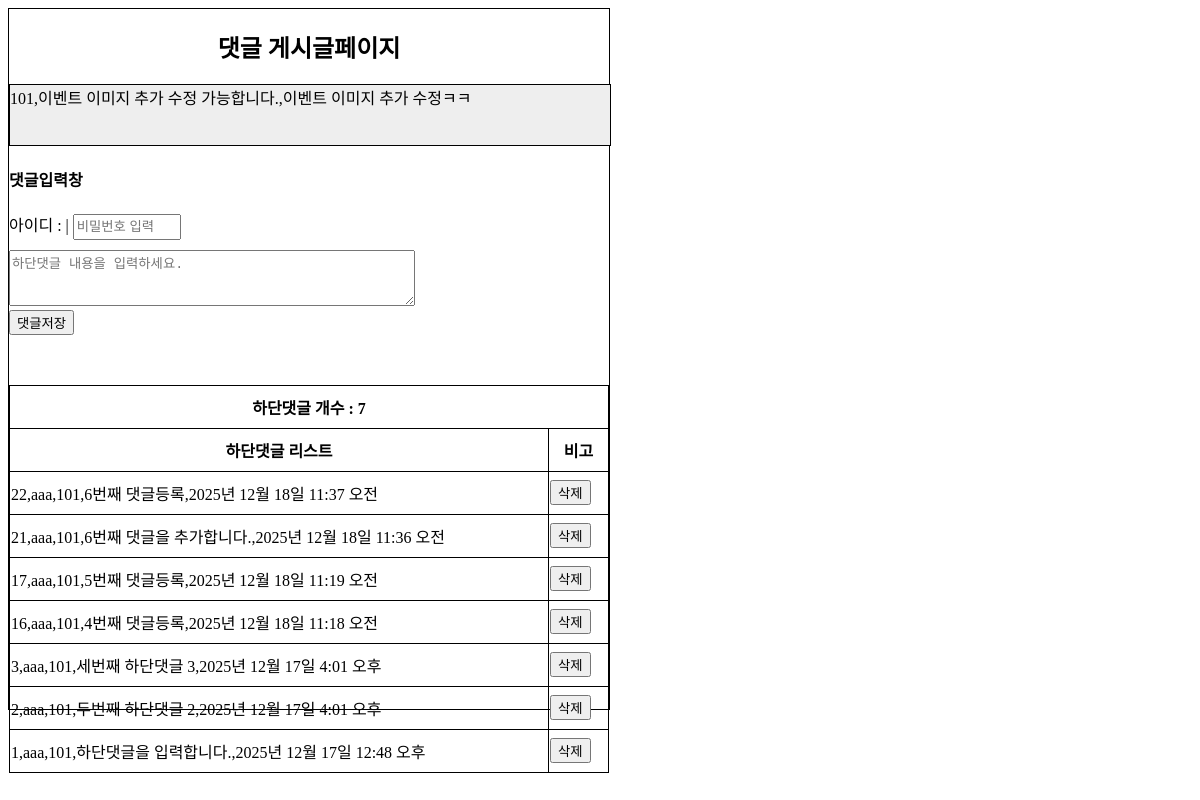
The app's page /board/view2/101/ with its own data.
### board/models.py (models this page shows, shortened)
class Board(models.Model):
    bno = models.AutoField(primary_key=True)
    btitle = models.CharField(max_length=1000)
    bcontent = models.TextField()
    member = models.ForeignKey(Member,on_delete=models.SET_NULL,null=True)
    bgroup = models.IntegerField(default=0)
    bstep = models.IntegerField(default=0)
    bindent = models.IntegerField(default=0)
    bhit = models.IntegerField(default=0) #조회수
    bfile = models.FileField(default='',null=True)
    bdate = models.DateTimeField(auto_now=True)

### comment/models.py (models this page shows, shortened)
class Comment(models.Model):
    cno = models.AutoField(primary_key=True)
    board = models.ForeignKey(Board,on_delete=models.CASCADE)
    member = models.ForeignKey(Member,on_delete=models.SET_NULL,null=True,blank=True)
    cpw = models.CharField(max_length=10,null=True,blank=True)
    ccontent = models.TextField(blank=True)
    cdate = models.DateTimeField(auto_now=True)

### member/models.py (models this page shows, shortened)
class Member(models.Model):
    id = models.CharField(max_length=50,primary_key=True)
    pw = models.CharField(max_length=100)
    name = models.CharField(max_length=50)
    phone = models.CharField(max_length=13,default='010-0000-0000')
    gender = models.CharField(max_length=10,default='남자')
    hobby = models.CharField(max_length=100,default='게임')
    mdate = models.DateTimeField(auto_now=True)

### board/views.py (the view)
# urls.py: path('view2/<int:bno>/', views.view2, name='view2'),
def view2(request,bno):
    print("bno : ",bno)
    qs = Board.objects.filter(bno=bno)
    c_qs = Comment.objects.filter(board=qs[0]).order_by('-cno')
    context = {'board':qs[0],'clist':c_qs}
    return render(request,'board/view2.html',context)

### board/templates/board/view2.html (shortened to what this page needs)
<!DOCTYPE html>
<html lang="en">
<head>
</head>
<body>
    <h2>댓글 게시글페이지</h2>
    <section>{{board.bno}},{{board.btitle}},{{board.bcontent}}</section>
    <h4>댓글입력창</h4>
    <form>
        <label>아이디 : {{request.session.session_id}} | </label>
        <input type='text' id='cpw' name='cpw' placeholder='비밀번호 입력'><br>
        <textarea id='ccontent' name='ccontent' placeholder='하단댓글 내용을 입력하세요.'></textarea><br>
        <input type='button' id='writeBtn' value='댓글저장'><br>
    </form>
    <table>
        <colgroup>
          <col width='90%'>
          <col width='10%'>
        </colgroup>
        <tr>
            <th colspan='2'>하단댓글 개수 : <span id='cnt'>{{clist.count}}</span></th>
        </tr>
        <tr>
            <th>하단댓글 리스트</th>
            <th>비고</th>
        </tr>
        <tbody id='tbody'>
            {% for c in clist %}
            <tr id='{{c.cno}}'>
                <td>{{c.cno}},{{c.member.id}},{{c.board.bno}},{{c.ccontent}},{{c.cdate}}</td>
                <td><button type='button' class='deleteBtn'>삭제</button></td>
            </tr>
            {% endfor %}
        </tbody>
    </table>
</body>
</html>

### board/templates/board/view2.html (style rules this page uses)
body { width:600px; height:700px; border:1px solid black; }
h2 { text-align:center; }
input[type='text'] { height:20px; width:100px; }
textarea { width:400px; height:50px; margin-top:10px; }
table { margin-top:50px; }
table,th,td { border:1px solid black; border-collapse:collapse; }
th,td { width:600px; height:40px; }
section { width:100%; height:60px; border:1px solid black; background:#eee; }

### records on screen
Board: bno "101", btitle "이벤트 이미지 추가 수정 가능합니다.", bcontent "이벤트 이미지 추가 수정ㅋㅋ"
Comment: cno "22", member.id "aaa", board.bno "101", ccontent "6번째 댓글등록", cdate "2025년 12월 18일 11:37 오전"
Comment: cno "21", member.id "aaa", board.bno "101", ccontent "6번째 댓글을 추가합니다.", cdate "2025년 12월 18일 11:36 오전"
Comment: cno "17", member.id "aaa", board.bno "101", ccontent "5번째 댓글등록", cdate "2025년 12월 18일 11:19 오전"
Comment: cno "16", member.id "aaa", board.bno "101", ccontent "4번째 댓글등록", cdate "2025년 12월 18일 11:18 오전"
Comment: cno "3", member.id "aaa", board.bno "101", ccontent "세번째 하단댓글 3", cdate "2025년 12월 17일 4:01 오후"
Comment: cno "2", member.id "aaa", board.bno "101", ccontent "두번째 하단댓글 2", cdate "2025년 12월 17일 4:01 오후"
Comment: cno "1", member.id "aaa", board.bno "101", ccontent "하단댓글을 입력합니다.", cdate "2025년 12월 17일 12:48 오후"

### other values on screen
{{ clist.count }} "7"
